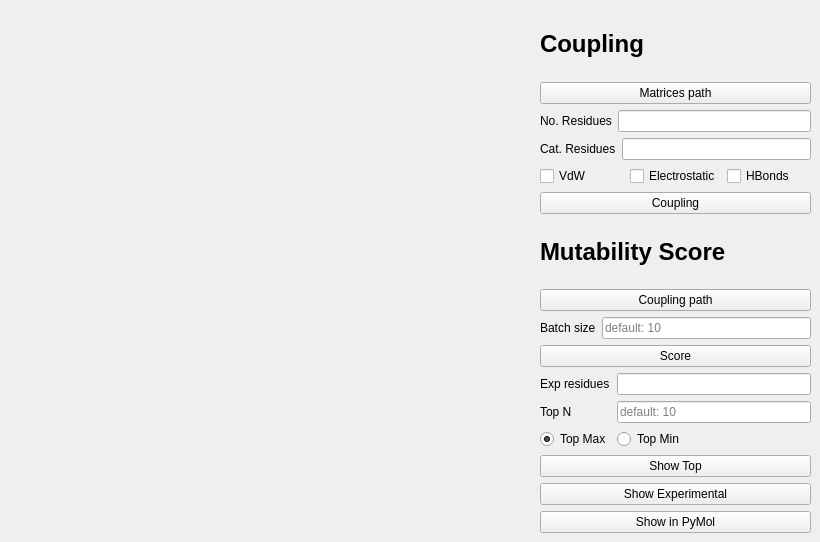
    <widget class="QWidget" name="tab_2">
     <attribute name="title">
      <string>SmarTSzyme</string>
     </attribute>
     <widget class="QWidget" name="widget_3" native="true">
      <property name="geometry">
       <rect>
        <x>0</x>
        <y>0</y>
        <width>511</width>
        <height>480</height>
       </rect>
      </property>
     </widget>
     <widget class="QWidget" name="">
      <property name="geometry">
       <rect>
        <x>540</x>
        <y>12</y>
        <width>271</width>
        <height>521</height>
       </rect>
      </property>
      <layout class="QVBoxLayout" name="verticalLayout_5">
       <item>
        <widget class="QLabel" name="label_35">
         <property name="font">
          <font>
           <family>Arial</family>
           <pointsize>18</pointsize>
           <bold>true</bold>
          </font>
         </property>
         <property name="text">
          <string>Coupling</string>
         </property>
        </widget>
       </item>
       <item>
        <widget class="QPushButton" name="button_matrices">
         <property name="text">
          <string>Matrices path</string>
         </property>
        </widget>
       </item>
       <item>
        <layout class="QHBoxLayout" name="horizontalLayout_13">
         <item>
          <widget class="QLabel" name="label_31">
           <property name="text">
            <string>No. Residues</string>
           </property>
          </widget>
         </item>
         <item>
          <widget class="QLineEdit" name="lineEdit_nres"/>
         </item>
        </layout>
       </item>
       <item>
        <layout class="QHBoxLayout" name="horizontalLayout_19">
         <item>
          <widget class="QLabel" name="label_40">
           <property name="text">
            <string>Cat. Residues</string>
           </property>
          </widget>
         </item>
         <item>
          <widget class="QLineEdit" name="lineEdit_catres"/>
         </item>
        </layout>
       </item>
       <item>
        <layout class="QHBoxLayout" name="horizontalLayout_18">
         <item>
          <widget class="QCheckBox" name="check_vdw">
           <property name="text">
            <string>VdW</string>
           </property>
          </widget>
         </item>
         <item>
          <widget class="QCheckBox" name="check_electrostatic">
           <property name="text">
            <string>Electrostatic</string>
           </property>
          </widget>
         </item>
         <item>
          <widget class="QCheckBox" name="check_hbonds">
           <property name="text">
            <string>HBonds</string>
           </property>
          </widget>
         </item>
        </layout>
       </item>
       <item>
        <widget class="QPushButton" name="button_calculatecoupling">
         <property name="text">
          <string>Coupling</string>
         </property>
        </widget>
       </item>
       <item>
        <widget class="QLabel" name="label_26">
         <property name="font">
          <font>
           <family>Arial</family>
           <pointsize>18</pointsize>
           <bold>true</bold>
          </font>
         </property>
         <property name="text">
          <string>Mutability Score</string>
         </property>
        </widget>
       </item>
       <item>
        <widget class="QPushButton" name="button_coupling">
         <property name="text">
          <string>Coupling path</string>
         </property>
        </widget>
       </item>
       <item>
        <layout class="QHBoxLayout" name="horizontalLayout_14">
         <item>
          <widget class="QLabel" name="label_27">
           <property name="text">
            <string>Batch size</string>
           </property>
          </widget>
         </item>
         <item>
          <widget class="QLineEdit" name="lineEdit_batch">
           <property name="placeholderText">
            <string>default: 10</string>
           </property>
          </widget>
         </item>
        </layout>
       </item>
       <item>
        <widget class="QPushButton" name="button_score">
         <property name="text">
          <string>Score</string>
         </property>
        </widget>
       </item>
       <item>
        <layout class="QGridLayout" name="gridLayout_9">
         <item row="1" column="0">
          <widget class="QLabel" name="label_29">
           <property name="text">
            <string>Top N</string>
           </property>
          </widget>
         </item>
         <item row="2" column="1">
          <widget class="QRadioButton" name="check_topmin">
           <property name="text">
            <string>Top Min</string>
           </property>
          </widget>
         </item>
         <item row="2" column="0">
          <widget class="QRadioButton" name="check_topmax">
           <property name="text">
            <string>Top Max</string>
           </property>
           <property name="checked">
            <bool>true</bool>
           </property>
          </widget>
         </item>
         <item row="0" column="0">
          <widget class="QLabel" name="label_28">
           <property name="text">
            <string>Exp residues</string>
           </property>
          </widget>
         </item>
         <item row="0" column="1">
          <widget class="QLineEdit" name="lineEdit_expRes"/>
         </item>
         <item row="1" column="1">
          <widget class="QLineEdit" name="lineEdit_topn">
           <property name="placeholderText">
            <string>default: 10</string>
           </property>
          </widget>
         </item>
         <item row="3" column="0" colspan="2">
          <widget class="QPushButton" name="button_plottop">
           <property name="text">
            <string>Show Top</string>
           </property>
          </widget>
         </item>
         <item row="4" column="0" colspan="2">
          <widget class="QPushButton" name="button_plotexp">
           <property name="text">
            <string>Show Experimental</string>
           </property>
          </widget>
         </item>
         <item row="5" column="0" colspan="2">
          <widget class="QPushButton" name="button_pymoltop">
           <property name="text">
            <string>Show in PyMol</string>
           </property>
          </widget>
         </item>
        </layout>
       </item>
      </layout>
     </widget>
    </widget>
